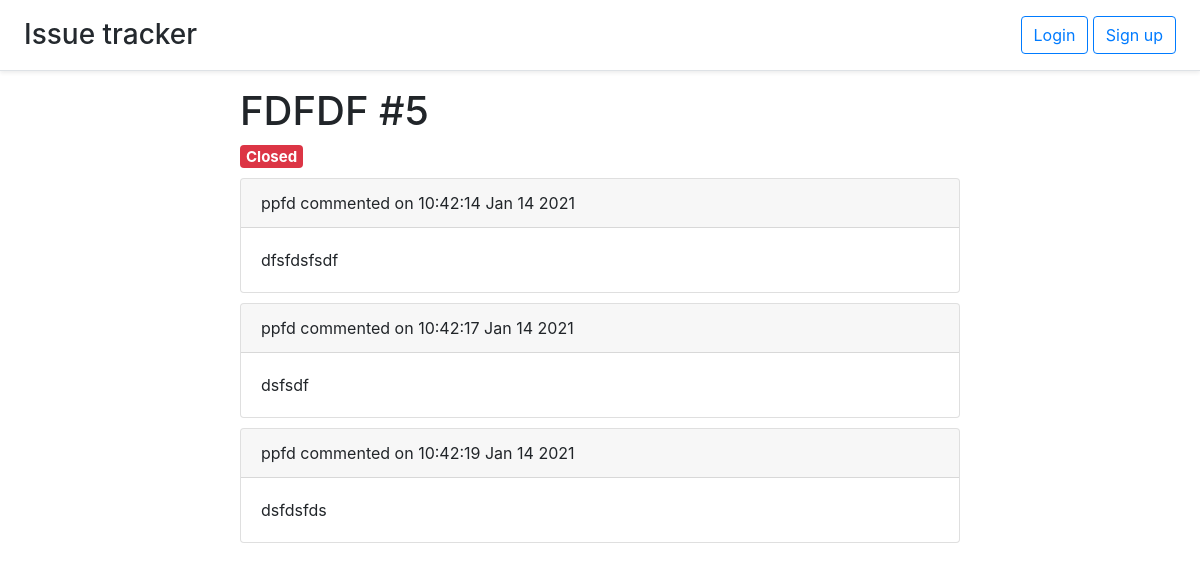
Screenshot of /issue/5 with the database file from the repository.
### issue.py (models this page shows, shortened)
class Issue(db.Model):
    id = db.Column(db.Integer, primary_key=True)
    title = db.Column(db.String(50), nullable=False)
    user_id = db.Column(db.Integer, db.ForeignKey('user.id'))
    comments = db.relationship('Comment', backref='issue', lazy='dynamic')
    labels = db.relationship('Label', backref='issue', lazy='dynamic')
    is_open = db.Column(db.BOOLEAN, default=True)
    timestamp = db.Column(db.DateTime, default=datetime.utcnow)
    def title_and_id(self):
        return self.title + ' #' + str(self.id)

### comment.py (models this page shows)
class Comment(db.Model):
    id = db.Column(db.Integer, primary_key=True)
    text = db.Column(db.Text, nullable=False)
    timestamp = db.Column(db.DateTime, default=datetime.utcnow)
    user_id = db.Column(db.Integer, db.ForeignKey('user.id'))
    issue_id = db.Column(db.Integer, db.ForeignKey('issue.id'))
    def pretty_date(self):
        return self.timestamp.strftime("%H:%M:%S %b %d %Y")

### auth.py (models this page shows)
class User(UserMixin, db.Model):
    id = db.Column(db.Integer, primary_key=True)
    email = db.Column(db.String(100), unique=True)
    password = db.Column(db.String(100))
    name = db.Column(db.String(100))
    issues = db.relationship('Issue', backref='user', lazy='dynamic')
    comments = db.relationship('Comment', backref='user', lazy='dynamic')

### comment.py (the view)
@comments.route('/issue/<int:issue_id>')
def show_issues(issue_id):
    return render_template('issuepage.html', issue=issue.Issue.query.get(issue_id))

### templates/issuepage.html (shortened to what this page needs)
{% extends 'base.html' %}
{% block content %}
<h1>{{ issue.title_and_id() }}</h1>
<h5>
  {% if issue.is_open %}
  <span class="badge badge-success">Open</span>
  {% else %}
  <span class="badge badge-danger">Closed</span>
  {% endif %}
</h5>
{% for comment in issue.comments.all() %}
<div class="card">
      <div class="card-header">
        {{ comment.user.name }} commented on {{ comment.pretty_date() }}
      </div>
      <div class="card-body"> {{ comment.text }}</div>
</div>
{% endfor %}
{% endblock %}

### static/base.css (style rules this page uses)
html, body { height: 100%; }
.card { margin-top: 10px; }

### rows the page displays
Issue: title_and_id "FDFDF #5"
Comment: user.name "ppfd", pretty_date "10:42:14 Jan 14 2021", text "dfsfdsfsdf"
Comment: user.name "ppfd", pretty_date "10:42:17 Jan 14 2021", text "dsfsdf"
Comment: user.name "ppfd", pretty_date "10:42:19 Jan 14 2021", text "dsfdsfds"
